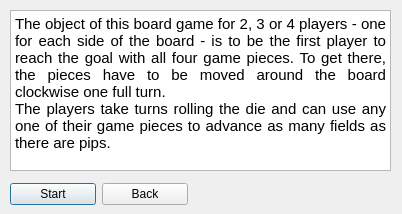
<?xml version="1.0" encoding="UTF-8"?>
<ui version="4.0">
 <class>RulesDialog</class>
 <widget class="QDialog" name="RulesDialog">
  <property name="geometry">
   <rect>
    <x>0</x>
    <y>0</y>
    <width>402</width>
    <height>214</height>
   </rect>
  </property>
  <property name="windowTitle">
   <string>Dialog</string>
  </property>
  <widget class="QTextEdit" name="textEdit">
   <property name="geometry">
    <rect>
     <x>10</x>
     <y>10</y>
     <width>381</width>
     <height>161</height>
    </rect>
   </property>
   <property name="html">
    <string>&lt;!DOCTYPE HTML PUBLIC &quot;-//W3C//DTD HTML 4.0//EN&quot; &quot;http://www.w3.org/TR/REC-html40/strict.dtd&quot;&gt;
&lt;html&gt;&lt;head&gt;&lt;meta name=&quot;qrichtext&quot; content=&quot;1&quot; /&gt;&lt;style type=&quot;text/css&quot;&gt;
p, li { white-space: pre-wrap; }
&lt;/style&gt;&lt;/head&gt;&lt;body style=&quot; font-family:'Ubuntu'; font-size:11pt; font-weight:400; font-style:normal;&quot;&gt;
&lt;p align=&quot;justify&quot; style=&quot; margin-top:0px; margin-bottom:0px; margin-left:0px; margin-right:0px; -qt-block-indent:0; text-indent:0px;&quot;&gt;The object of this board game for 2, 3 or 4 players - one for each side of the board - is to be the first player to reach the goal with all four game pieces. To get there, the pieces have to be moved around the board clockwise one full turn.&lt;br /&gt;The players take turns rolling the die and can use any one of their game pieces to advance as many fields as there are pips.&lt;/p&gt;&lt;/body&gt;&lt;/html&gt;</string>
   </property>
  </widget>
  <widget class="QWidget" name="layoutWidget">
   <property name="geometry">
    <rect>
     <x>10</x>
     <y>180</y>
     <width>178</width>
     <height>29</height>
    </rect>
   </property>
   <layout class="QHBoxLayout" name="horizontalLayout">
    <item>
     <widget class="QPushButton" name="StartButton">
      <property name="text">
       <string>Start</string>
      </property>
     </widget>
    </item>
    <item>
     <widget class="QPushButton" name="BackButton">
      <property name="text">
       <string>Back</string>
      </property>
     </widget>
    </item>
   </layout>
  </widget>
 </widget>
 <resources/>
 <connections>
  <connection>
   <sender>BackButton</sender>
   <signal>clicked()</signal>
   <receiver>RulesDialog</receiver>
   <slot>hide()</slot>
   <hints>
    <hint type="sourcelabel">
     <x>186</x>
     <y>207</y>
    </hint>
    <hint type="destinationlabel">
     <x>283</x>
     <y>239</y>
    </hint>
   </hints>
  </connection>
  <connection>
   <sender>StartButton</sender>
   <signal>clicked()</signal>
   <receiver>StartButton</receiver>
   <slot>hide()</slot>
   <hints>
    <hint type="sourcelabel">
     <x>40</x>
     <y>193</y>
    </hint>
    <hint type="destinationlabel">
     <x>13</x>
     <y>192</y>
    </hint>
   </hints>
  </connection>
 </connections>
</ui>
